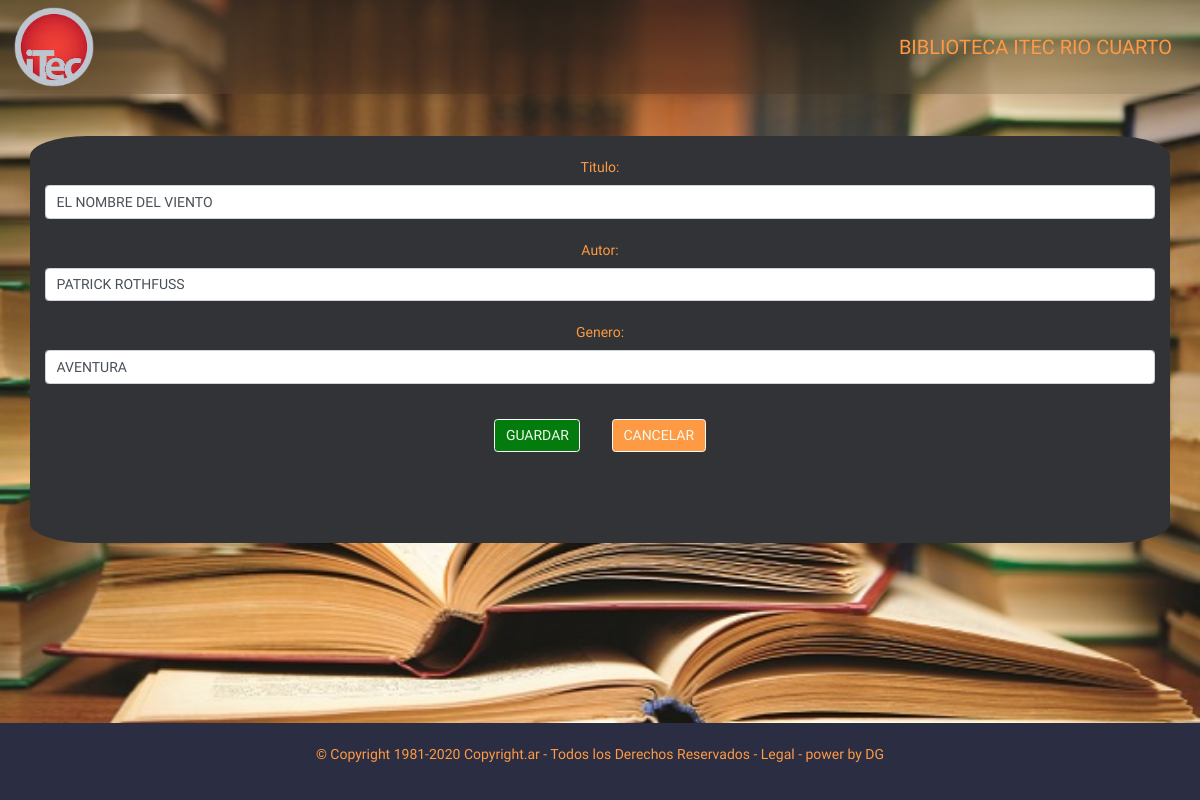
Page /libros/1/editar/ on the committed database.
### database_setup.py (models this page shows, shortened)
class Libro(Base):
    __tablename__ = 'libro'
    id = Column(Integer, primary_key=True)
    titulo = Column(String(250), nullable=False)
    autor = Column(String(250), nullable=False)
    genero = Column(String(250))

### app.py (the view)
@app.route("/libros/<int:libro_id>/editar/", methods=['GET', 'POST'])
def editarLibro(libro_id):
    libroEditado = session.query(Libro).filter_by(id=libro_id).one()
    if request.method == 'POST':
        if request.form['nombre']:
            libroEditado.titulo = request.form['nombre']
            libroEditado.autor = request.form['autor'] # agrego modificacion de autor
            libroEditado.genero = request.form['genero'] # agrego modificacion de genero
            session.commit()
        return redirect(url_for('mostrarLibros')) # modificacion de identacion bug en boton volver
    else:
        return render_template('editarLibro.html', libro=libroEditado)

### templates/editarLibro.html (shortened to what this page needs)
<!DOCTYPE html>
<html lang="en">
<head>
    <link rel="stylesheet" href="https://stackpath.bootstrapcdn.com/bootstrap/4.5.1/css/bootstrap.min.css">
    <link rel="stylesheet" href="{{ url_for('static', filename='css/style.css') }}">
</head>
<body>
    <nav class="navbar navbar-light blur">
        <img src="{{url_for('static', filename='img/itec.png')}}" width="80" height="80" class="d-inline-block align-top " alt="" loading="lazy">
        <p class="Righteous m-3" id="title">BIBLIOTECA ITEC RIO CUARTO</p>
    </nav>
  <br><br>
    <div class="container">
    <br>
    <form action="{{ url_for('editarLibro',libro_id = libro.id)}}" method="post">
        <div class="form-group">
            <label for="nombre"> Titulo:</label>
            <input type="text" class="form-control" name="nombre" value="{{libro.titulo }}">
            <br>
            <label for="nombre">Autor:</label>
            <input type="text" class="form-control" name="autor" value="{{libro.autor}}">
            <br>
            <label for="nombre">Genero:</label>
            <input type="text" class="form-control" name="genero" value="{{libro.genero}}">
            <br>
            <button type="submit" class="btn btn-light m-3 botones verde">GUARDAR</button>
            <a href='{{ url_for("mostrarLibros") }}'>
                <button class="btn btn-light m-3 botones naranja">CANCELAR</button>
            </a>
        </div>
    </form>
    <br>
    <br><br>
    <nav class="fixed-bottom footer">
      <br>
      <p>© Copyright 1981-2020 Copyright.ar - Todos los Derechos Reservados - Legal - power by DG</p>
      <br>
    </nav>
</body>
</html>

### static/css/style.css (style rules this page uses)
:root { --red1-color:#d90429; --lila-color:#ce6ae2; --black1-color:#2b2d42; --black2-color:#403d39; --black3-color:#313337; --white1-color:#f9faf9; --white2-color:#F1FAEE; --green1-color:#06d6a0; --green2-color:#037c0d; --orange-color: #ff9a44; --salmon-color: #fc6076; --font1-font-family:'Righteous', cursive; --font3-font-family:'Monoton', cursive; --font4-font-family:'Jura', sans-serif; --font5-font-family:'Bungee Inline', cursive; --font6-font-family:'Nova Mono', monospace; --font7-font-family:'Star Jedi', arial; --normal:14px; --space:10px; --space-2:20px; }
.Righteous { font-family: var(--font1-font-family); font-size: 20px; }
body, html { height: 100%; background: url(../img/libro.jpg) no-repeat center center fixed; background-size: 100% 100%; text-align: center; color: var(--orange-color); font-size:var(--normal) ; font-family: var(--font1-font-family); }
.container { background-color: #313337; border-radius: 5%; }
.blur { backdrop-filter: blur(50px); }
a:link { text-decoration:none; color: var(--orange-color); text-align: center; }
.botones { background-color: var(--red1-color); color: var(--orange-color); }
.verde { background-color: var(--green2-color); color:var(--white2-color); }
.naranja { background-color: var(--orange-color); color:var(--white2-color); }
.footer { background-color:var(--black1-color); }

### rows in the picture
Libro: nombre "EL NOMBRE DEL VIENTO", autor "PATRICK ROTHFUSS", genero "AVENTURA"
